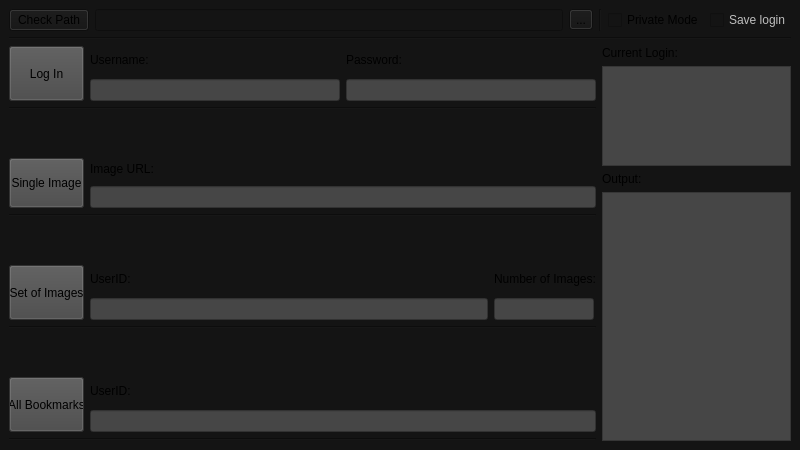
<?xml version="1.0" encoding="UTF-8"?>
<ui version="4.0">
 <class>MainWindow</class>
 <widget class="QMainWindow" name="MainWindow">
  <property name="geometry">
   <rect>
    <x>0</x>
    <y>0</y>
    <width>800</width>
    <height>450</height>
   </rect>
  </property>
  <property name="minimumSize">
   <size>
    <width>800</width>
    <height>450</height>
   </size>
  </property>
  <property name="maximumSize">
   <size>
    <width>800</width>
    <height>450</height>
   </size>
  </property>
  <property name="windowTitle">
   <string>MainWindow</string>
  </property>
  <property name="styleSheet">
   <string notr="true">background-color: rgb(20, 20, 20);</string>
  </property>
  <widget class="QWidget" name="centralwidget">
   <layout class="QVBoxLayout" name="verticalLayout_3">
    <item>
     <layout class="QHBoxLayout" name="horizontalLayout_7">
      <item>
       <widget class="QPushButton" name="checkPathButton">
        <property name="text">
         <string>Check Path</string>
        </property>
       </widget>
      </item>
      <item>
       <widget class="QLineEdit" name="lineEditCustomPath"/>
      </item>
      <item>
       <widget class="QToolButton" name="openFileButton">
        <property name="styleSheet">
         <string notr="true">border-color: rgb(50, 65, 75);</string>
        </property>
        <property name="text">
         <string>...</string>
        </property>
       </widget>
      </item>
      <item>
       <widget class="Line" name="line_6">
        <property name="orientation">
         <enum>Qt::Vertical</enum>
        </property>
       </widget>
      </item>
      <item>
       <widget class="QCheckBox" name="privateCheck">
        <property name="styleSheet">
         <string notr="true"/>
        </property>
        <property name="text">
         <string>Private Mode</string>
        </property>
       </widget>
      </item>
      <item>
       <widget class="QCheckBox" name="saveLoginCheck">
        <property name="enabled">
         <bool>false</bool>
        </property>
        <property name="text">
         <string>Save login</string>
        </property>
       </widget>
      </item>
     </layout>
    </item>
    <item>
     <widget class="Line" name="line_5">
      <property name="orientation">
       <enum>Qt::Horizontal</enum>
      </property>
     </widget>
    </item>
    <item>
     <layout class="QHBoxLayout" name="horizontalLayout_6">
      <item>
       <layout class="QVBoxLayout" name="verticalLayout">
        <item>
         <layout class="QHBoxLayout" name="horizontalLayout_2">
          <property name="sizeConstraint">
           <enum>QLayout::SetMinimumSize</enum>
          </property>
          <item>
           <widget class="QPushButton" name="logInButton">
            <property name="minimumSize">
             <size>
              <width>0</width>
              <height>55</height>
             </size>
            </property>
            <property name="maximumSize">
             <size>
              <width>75</width>
              <height>16777215</height>
             </size>
            </property>
            <property name="styleSheet">
             <string notr="true">background-color: rgb(70, 70, 70);</string>
            </property>
            <property name="text">
             <string>Log In</string>
            </property>
           </widget>
          </item>
          <item>
           <layout class="QVBoxLayout" name="verticalLayout_11">
            <item>
             <layout class="QHBoxLayout" name="horizontalLayout_8">
              <item>
               <layout class="QVBoxLayout" name="verticalLayout_18">
                <item>
                 <widget class="QLabel" name="label">
                  <property name="text">
                   <string>Username:</string>
                  </property>
                 </widget>
                </item>
                <item>
                 <widget class="QLineEdit" name="lineEditUsername">
                  <property name="minimumSize">
                   <size>
                    <width>250</width>
                    <height>0</height>
                   </size>
                  </property>
                  <property name="styleSheet">
                   <string notr="true">background-color: rgb(70, 70, 70);</string>
                  </property>
                 </widget>
                </item>
               </layout>
              </item>
              <item>
               <layout class="QVBoxLayout" name="verticalLayout_17">
                <item>
                 <widget class="QLabel" name="label_7">
                  <property name="text">
                   <string>Password:</string>
                  </property>
                 </widget>
                </item>
                <item>
                 <widget class="QLineEdit" name="lineEditPassword">
                  <property name="minimumSize">
                   <size>
                    <width>250</width>
                    <height>0</height>
                   </size>
                  </property>
                  <property name="styleSheet">
                   <string notr="true">background-color: rgb(70, 70, 70);</string>
                  </property>
                  <property name="echoMode">
                   <enum>QLineEdit::Password</enum>
                  </property>
                 </widget>
                </item>
               </layout>
              </item>
             </layout>
            </item>
           </layout>
          </item>
         </layout>
        </item>
        <item>
         <widget class="Line" name="line">
          <property name="orientation">
           <enum>Qt::Horizontal</enum>
          </property>
         </widget>
        </item>
        <item>
         <spacer name="verticalSpacer">
          <property name="orientation">
           <enum>Qt::Vertical</enum>
          </property>
          <property name="sizeHint" stdset="0">
           <size>
            <width>20</width>
            <height>40</height>
           </size>
          </property>
         </spacer>
        </item>
        <item>
         <layout class="QHBoxLayout" name="horizontalLayout_3">
          <item>
           <widget class="QPushButton" name="singleImageButton">
            <property name="minimumSize">
             <size>
              <width>0</width>
              <height>50</height>
             </size>
            </property>
            <property name="maximumSize">
             <size>
              <width>75</width>
              <height>16777215</height>
             </size>
            </property>
            <property name="styleSheet">
             <string notr="true">background-color: rgb(70, 70, 70);</string>
            </property>
            <property name="text">
             <string>Single Image</string>
            </property>
           </widget>
          </item>
          <item>
           <layout class="QVBoxLayout" name="verticalLayout_10">
            <item>
             <widget class="QLabel" name="label_2">
              <property name="text">
               <string>Image URL:</string>
              </property>
             </widget>
            </item>
            <item>
             <widget class="QLineEdit" name="lineEditImageUrl">
              <property name="styleSheet">
               <string notr="true">background-color: rgb(70, 70, 70);</string>
              </property>
             </widget>
            </item>
           </layout>
          </item>
         </layout>
        </item>
        <item>
         <widget class="Line" name="line_2">
          <property name="orientation">
           <enum>Qt::Horizontal</enum>
          </property>
         </widget>
        </item>
        <item>
         <spacer name="verticalSpacer_2">
          <property name="orientation">
           <enum>Qt::Vertical</enum>
          </property>
          <property name="sizeHint" stdset="0">
           <size>
            <width>20</width>
            <height>40</height>
           </size>
          </property>
         </spacer>
        </item>
        <item>
         <layout class="QHBoxLayout" name="horizontalLayout_4">
          <item>
           <widget class="QPushButton" name="setOfImagesButton">
            <property name="minimumSize">
             <size>
              <width>0</width>
              <height>55</height>
             </size>
            </property>
            <property name="maximumSize">
             <size>
              <width>75</width>
              <height>16777215</height>
             </size>
            </property>
            <property name="styleSheet">
             <string notr="true">background-color: rgb(70, 70, 70);</string>
            </property>
            <property name="text">
             <string>Set of Images</string>
            </property>
           </widget>
          </item>
          <item>
           <layout class="QVBoxLayout" name="verticalLayout_6">
            <item>
             <layout class="QHBoxLayout" name="horizontalLayout">
              <item>
               <layout class="QVBoxLayout" name="verticalLayout_8">
                <item>
                 <widget class="QLabel" name="label_3">
                  <property name="text">
                   <string>UserID:</string>
                  </property>
                 </widget>
                </item>
                <item>
                 <widget class="QLineEdit" name="lineEditUserID">
                  <property name="minimumSize">
                   <size>
                    <width>50</width>
                    <height>0</height>
                   </size>
                  </property>
                  <property name="styleSheet">
                   <string notr="true">background-color: rgb(70, 70, 70);</string>
                  </property>
                 </widget>
                </item>
               </layout>
              </item>
              <item>
               <layout class="QVBoxLayout" name="verticalLayout_9">
                <item>
                 <widget class="QLabel" name="label_6">
                  <property name="maximumSize">
                   <size>
                    <width>150</width>
                    <height>16777215</height>
                   </size>
                  </property>
                  <property name="text">
                   <string>Number of Images:</string>
                  </property>
                 </widget>
                </item>
                <item>
                 <widget class="QLineEdit" name="lineEditImageCount">
                  <property name="sizePolicy">
                   <sizepolicy hsizetype="Minimum" vsizetype="Fixed">
                    <horstretch>0</horstretch>
                    <verstretch>0</verstretch>
                   </sizepolicy>
                  </property>
                  <property name="minimumSize">
                   <size>
                    <width>100</width>
                    <height>0</height>
                   </size>
                  </property>
                  <property name="maximumSize">
                   <size>
                    <width>100</width>
                    <height>16777215</height>
                   </size>
                  </property>
                  <property name="styleSheet">
                   <string notr="true">background-color: rgb(70, 70, 70);</string>
                  </property>
                 </widget>
                </item>
               </layout>
              </item>
             </layout>
            </item>
           </layout>
          </item>
         </layout>
        </item>
        <item>
         <widget class="Line" name="line_3">
          <property name="orientation">
           <enum>Qt::Horizontal</enum>
          </property>
         </widget>
        </item>
        <item>
         <spacer name="verticalSpacer_3">
          <property name="orientation">
           <enum>Qt::Vertical</enum>
          </property>
          <property name="sizeHint" stdset="0">
           <size>
            <width>20</width>
            <height>40</height>
           </size>
          </property>
         </spacer>
        </item>
        <item>
         <layout class="QHBoxLayout" name="horizontalLayout_5">
          <item>
           <widget class="QPushButton" name="allBookmarksButton">
            <property name="minimumSize">
             <size>
              <width>50</width>
              <height>55</height>
             </size>
            </property>
            <property name="maximumSize">
             <size>
              <width>75</width>
              <height>16777215</height>
             </size>
            </property>
            <property name="styleSheet">
             <string notr="true">background-color: rgb(70, 70, 70);</string>
            </property>
            <property name="text">
             <string>All Bookmarks</string>
            </property>
           </widget>
          </item>
          <item>
           <layout class="QVBoxLayout" name="verticalLayout_4">
            <item>
             <widget class="QLabel" name="label_4">
              <property name="text">
               <string>UserID:</string>
              </property>
             </widget>
            </item>
            <item>
             <widget class="QLineEdit" name="lineEditUserID_2">
              <property name="styleSheet">
               <string notr="true">background-color: rgb(70, 70, 70);</string>
              </property>
             </widget>
            </item>
           </layout>
          </item>
         </layout>
        </item>
        <item>
         <widget class="Line" name="line_4">
          <property name="orientation">
           <enum>Qt::Horizontal</enum>
          </property>
         </widget>
        </item>
       </layout>
      </item>
      <item>
       <layout class="QVBoxLayout" name="verticalLayout_2">
        <property name="sizeConstraint">
         <enum>QLayout::SetDefaultConstraint</enum>
        </property>
        <item>
         <widget class="QLabel" name="label_8">
          <property name="text">
           <string>Current Login:</string>
          </property>
         </widget>
        </item>
        <item>
         <widget class="QListWidget" name="listWidget_2">
          <property name="minimumSize">
           <size>
            <width>0</width>
            <height>0</height>
           </size>
          </property>
          <property name="maximumSize">
           <size>
            <width>16777215</width>
            <height>100</height>
           </size>
          </property>
          <property name="styleSheet">
           <string notr="true">background-color: rgb(70, 70, 70);</string>
          </property>
         </widget>
        </item>
        <item>
         <widget class="QLabel" name="label_5">
          <property name="text">
           <string>Output:</string>
          </property>
         </widget>
        </item>
        <item>
         <widget class="QListWidget" name="listWidget">
          <property name="styleSheet">
           <string notr="true">background-color: rgb(70, 70, 70);</string>
          </property>
          <property name="wordWrap">
           <bool>true</bool>
          </property>
         </widget>
        </item>
       </layout>
      </item>
     </layout>
    </item>
   </layout>
  </widget>
  <action name="actionSet_Download_folder">
   <property name="text">
    <string>Set Download folder</string>
   </property>
  </action>
  <action name="actionSettings">
   <property name="text">
    <string>Settings</string>
   </property>
  </action>
 </widget>
 <tabstops>
  <tabstop>lineEditUsername</tabstop>
  <tabstop>lineEditPassword</tabstop>
  <tabstop>logInButton</tabstop>
  <tabstop>lineEditImageUrl</tabstop>
  <tabstop>singleImageButton</tabstop>
  <tabstop>lineEditUserID</tabstop>
  <tabstop>lineEditImageCount</tabstop>
  <tabstop>setOfImagesButton</tabstop>
  <tabstop>lineEditUserID_2</tabstop>
  <tabstop>allBookmarksButton</tabstop>
  <tabstop>lineEditCustomPath</tabstop>
  <tabstop>openFileButton</tabstop>
  <tabstop>privateCheck</tabstop>
  <tabstop>saveLoginCheck</tabstop>
  <tabstop>listWidget_2</tabstop>
  <tabstop>listWidget</tabstop>
 </tabstops>
 <resources/>
 <connections/>
</ui>
